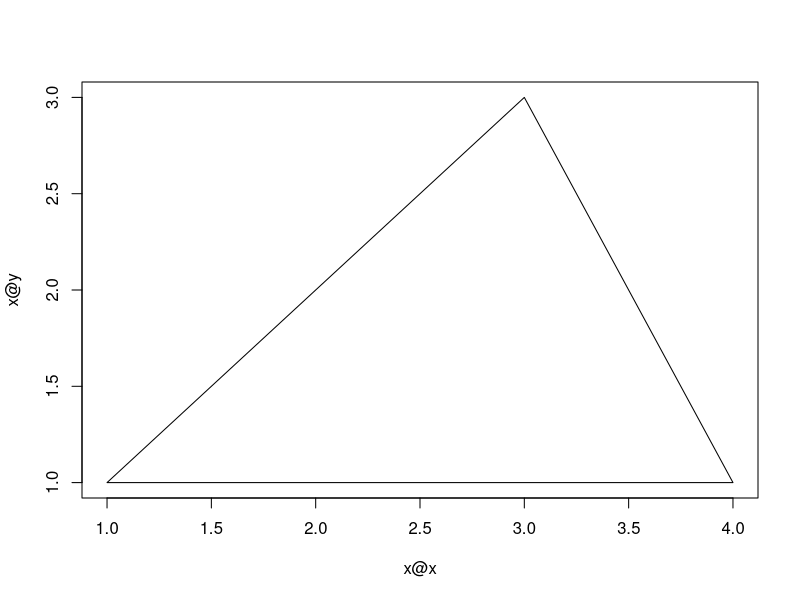

R code for this plot:
#oo programming test
#1/31/2014


#class definition
setClass("polygon", representation(x = "numeric", y = "numeric"))

setMethod("plot", "polygon", function (x,y, ...){
	plot(x@x, x@y, type = "n", ...)
	xp <- c(x@x, x@x[1])
	yp <- c(x@y, x@y[1])
	lines(xp, yp)
})



#instance test
p <- new("polygon", x=c(1,2,3,4), y = c(1,2,3,1))
plot(p)
